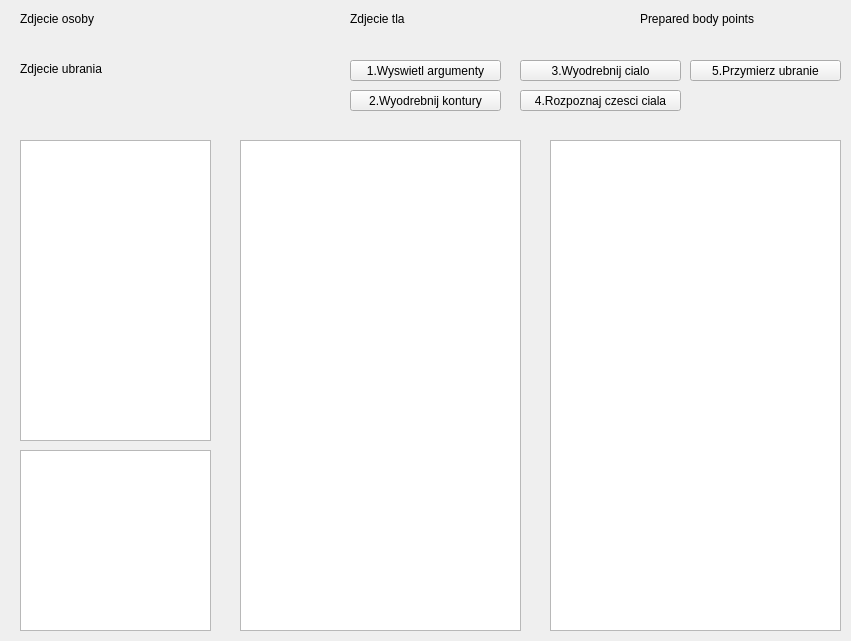
<?xml version="1.0" encoding="UTF-8"?>
<ui version="4.0">
 <class>MainWindow</class>
 <widget class="QMainWindow" name="MainWindow">
  <property name="geometry">
   <rect>
    <x>0</x>
    <y>0</y>
    <width>851</width>
    <height>641</height>
   </rect>
  </property>
  <property name="windowTitle">
   <string>MainWindow</string>
  </property>
  <widget class="QWidget" name="centralWidget">
   <widget class="QPushButton" name="pushButton">
    <property name="geometry">
     <rect>
      <x>350</x>
      <y>90</y>
      <width>151</width>
      <height>21</height>
     </rect>
    </property>
    <property name="text">
     <string>2.Wyodrebnij kontury</string>
    </property>
   </widget>
   <widget class="QPushButton" name="pushButton_2">
    <property name="geometry">
     <rect>
      <x>520</x>
      <y>90</y>
      <width>161</width>
      <height>21</height>
     </rect>
    </property>
    <property name="text">
     <string>4.Rozpoznaj czesci ciala</string>
    </property>
   </widget>
   <widget class="QPushButton" name="pushButton_3">
    <property name="geometry">
     <rect>
      <x>690</x>
      <y>60</y>
      <width>151</width>
      <height>21</height>
     </rect>
    </property>
    <property name="text">
     <string>5.Przymierz ubranie</string>
    </property>
   </widget>
   <widget class="KUrlComboRequester" name="kurlcomborequester">
    <property name="geometry">
     <rect>
      <x>20</x>
      <y>30</y>
      <width>321</width>
      <height>27</height>
     </rect>
    </property>
   </widget>
   <widget class="KUrlComboRequester" name="kurlcomborequester_2">
    <property name="geometry">
     <rect>
      <x>350</x>
      <y>30</y>
      <width>281</width>
      <height>27</height>
     </rect>
    </property>
    <property name="font">
     <font>
      <pointsize>9</pointsize>
     </font>
    </property>
   </widget>
   <widget class="KUrlComboRequester" name="kurlcomborequester_3">
    <property name="geometry">
     <rect>
      <x>20</x>
      <y>80</y>
      <width>321</width>
      <height>27</height>
     </rect>
    </property>
   </widget>
   <widget class="QLabel" name="label">
    <property name="geometry">
     <rect>
      <x>20</x>
      <y>10</y>
      <width>201</width>
      <height>17</height>
     </rect>
    </property>
    <property name="text">
     <string>Zdjecie osoby</string>
    </property>
   </widget>
   <widget class="QLabel" name="label_2">
    <property name="geometry">
     <rect>
      <x>350</x>
      <y>10</y>
      <width>111</width>
      <height>17</height>
     </rect>
    </property>
    <property name="text">
     <string>Zdjecie tla</string>
    </property>
   </widget>
   <widget class="QLabel" name="label_3">
    <property name="geometry">
     <rect>
      <x>20</x>
      <y>60</y>
      <width>111</width>
      <height>17</height>
     </rect>
    </property>
    <property name="text">
     <string>Zdjecie ubrania</string>
    </property>
   </widget>
   <widget class="QPushButton" name="pushButton_4">
    <property name="geometry">
     <rect>
      <x>520</x>
      <y>60</y>
      <width>161</width>
      <height>21</height>
     </rect>
    </property>
    <property name="text">
     <string>3.Wyodrebnij cialo</string>
    </property>
   </widget>
   <widget class="QGraphicsView" name="graphicsView">
    <property name="geometry">
     <rect>
      <x>20</x>
      <y>140</y>
      <width>191</width>
      <height>301</height>
     </rect>
    </property>
   </widget>
   <widget class="QGraphicsView" name="graphicsView_2">
    <property name="geometry">
     <rect>
      <x>240</x>
      <y>140</y>
      <width>281</width>
      <height>491</height>
     </rect>
    </property>
   </widget>
   <widget class="QGraphicsView" name="graphicsView_3">
    <property name="geometry">
     <rect>
      <x>550</x>
      <y>140</y>
      <width>291</width>
      <height>491</height>
     </rect>
    </property>
   </widget>
   <widget class="QPushButton" name="pushButton_5">
    <property name="geometry">
     <rect>
      <x>350</x>
      <y>60</y>
      <width>151</width>
      <height>21</height>
     </rect>
    </property>
    <property name="text">
     <string>1.Wyswietl argumenty</string>
    </property>
   </widget>
   <widget class="QGraphicsView" name="graphicsView_4">
    <property name="geometry">
     <rect>
      <x>20</x>
      <y>450</y>
      <width>191</width>
      <height>181</height>
     </rect>
    </property>
   </widget>
   <widget class="QLabel" name="label_4">
    <property name="geometry">
     <rect>
      <x>640</x>
      <y>10</y>
      <width>191</width>
      <height>17</height>
     </rect>
    </property>
    <property name="text">
     <string>Prepared body points</string>
    </property>
   </widget>
   <widget class="KUrlComboRequester" name="kurlcomborequester_4">
    <property name="geometry">
     <rect>
      <x>640</x>
      <y>30</y>
      <width>201</width>
      <height>27</height>
     </rect>
    </property>
    <property name="font">
     <font>
      <pointsize>9</pointsize>
     </font>
    </property>
   </widget>
  </widget>
 </widget>
 <customwidgets>
  <customwidget>
   <class>KUrlComboRequester</class>
   <extends>KUrlRequester</extends>
   <header>kurlrequester.h</header>
  </customwidget>
  <customwidget>
   <class>KUrlRequester</class>
   <extends>QFrame</extends>
   <header>kurlrequester.h</header>
  </customwidget>
 </customwidgets>
 <resources/>
 <connections/>
</ui>
